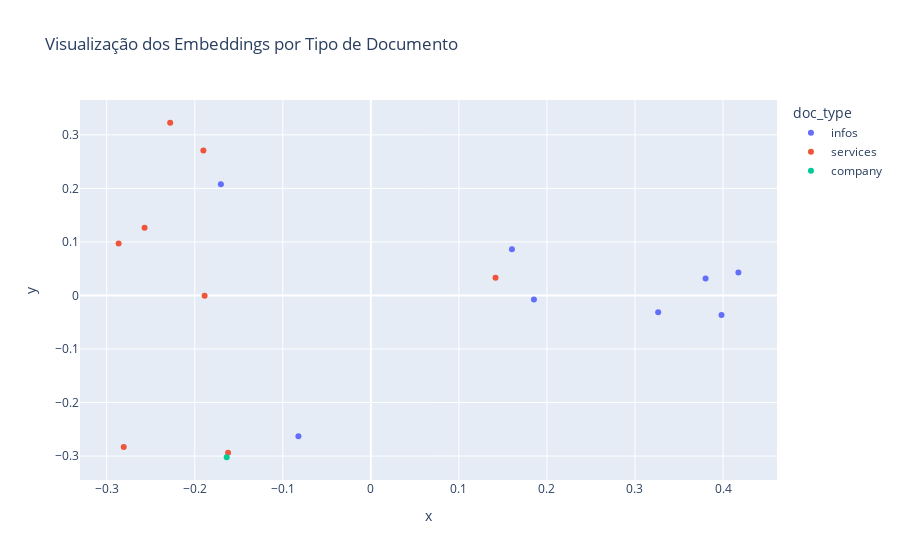

This figure's notebook cell:
### Code cell
from sklearn.decomposition import PCA
import plotly.express as px
import pandas as pd

# Gera embeddings e metadados
emb_vectors = [embeddings.embed_query(chunk.page_content) for chunk in chunks]
texts = [chunk.page_content for chunk in chunks]
doc_types = [chunk.metadata.get("doc_type", "desconhecido") for chunk in chunks]

# Reduz os vetores para 2D
pca = PCA(n_components=2)
emb_2d = pca.fit_transform(emb_vectors)

# Cria DataFrame
df = pd.DataFrame({
    "x": emb_2d[:, 0],
    "y": emb_2d[:, 1],
    "text": texts,
    "doc_type": doc_types
})

# Plota com Plotly, colorido por tipo de documento
fig = px.scatter(
    df, x="x", y="y",
    color="doc_type",
    hover_data=["text"],
    title="Visualização dos Embeddings por Tipo de Documento"
)
fig.show()

### Figure 1 — Plotly figure (JSON) as saved in the notebook; plotly's stock layout.template omitted (floating-point values rounded to 4 significant figures)
{"data": [{"customdata": [["Antracnose\n(Colletotrichum truncatum)\n\nAntracnose: sintomas, manejo, tempo de vida\n\nA antracnose é uma doença da soja, causada pelo fungo Colletotrichum truncatum em regiões tropicais do Brasil, incluindo o Cerrado Brasileiro e a região do MaToPiBa. No sul do Brasil, em safras chuvosas também tem se destacado como um grande desafio ao manejo da antracnose. Danos na redução da população de plantas, na produtividade e na qualidade de semente podem ocorrer pelo ataque desse fungo.\n\nO alto impacto que a antracnose apresenta sobre a produtividade é devido à inicialmente pode prejudicar o desenvolvimento inicial de plantas quando ataca cotilédones e posteriormente por afetar diretamente as vagens, podendo causar abortamento total das vagens ou danos parciais ao enchimento dos grãos."], ["Desenvolvimento da antracnose\nA disseminação da antracnose ocorre a partir de sementes infectadas e restos culturais infectados, sendo auxiliada pelo vento e respingos da chuva. Alta população de plantas ou após o fechamento das linhas, associada ao molhamento foliar prolongado e temperatura entre 18 e 25ºC são condições favoráveis para o estabelecimento da doença.\n\nPlântulas originadas de sementes infectadas podem morrer durante a germinação ou germinar com necrose dos cotilédones que se estende para o hipocótilo e radícula, provocando tombamento.\n\nA esporulação do fungo é observada com temperaturas inferiores a 35ºC. Infecções nos cotilédones, haste e folhas ocorrem predominantemente no estádio vegetativo com o inóculo inicial oriundo da semente ou restos culturais. Com o início da floração há transmissão do inóculo para a flor, impedindo a fecundação e formação dos grãos, ou para o legume, contaminando o grão em formação."], ["Atraso na colheita ou muita chuva no final do ciclo promovem a contaminação massiva dos grãos. Para que ocorra a doença é necessária a interação do patógeno Colletotrichum truncatum, hospedeiro suscetível e ambiente favorável, gerando o triângulo da doença.\n\n\nCom o início da floração há transmissão do inóculo da folha para a flor\n\nA flor infectada pelo patógeno é impedida de ser fecundada, resultando em abortamento de legumes e originando legumes sem grãos. As folhas e flores infectadas também podem servir de inóculo para os legumes, contaminando os grãos em formação. Através da infecção do patógeno nos legumes, poderá haver abertura desses.\n\nEstratégias de Manejo da antracnose:"], ["Estratégias de Manejo da antracnose:\n\nRotação de culturas com espécies não-hospedeiras ao patógeno.\nUso de sementes sadias livres do patógeno\nTratamento das sementes com fungicidas eficientes\nAdequação do arranjo populacional de plantas\nNíveis nutricionais adequados são importantes para as defesas da planta\nUso de cultivares menos suscetíveis\nControle químico com o uso de fungicidas\n\nMonitoramento das áreas\n\nDeve-se ter uma atenção especial ao monitoramento da antracnose ainda na fase vegetativa da soja, que é quando iniciam as lesões nas folhas. Muitas vezes, por falta de atenção, os sintomas passam despercebidos, e após o patógeno atingir flores e legumes o controle estará praticamente comprometido. Significativos danos na produtividade e qualidade dos grãos advém dos erros de posicionamento do controle.\n\nO monitoramento deve ser realizado com cautela, pois é uma doença da soja silenciosa, que ocorre no interior do dossel."], ["O monitoramento deve ser realizado com cautela, pois é uma doença da soja silenciosa, que ocorre no interior do dossel.\n\nO Posicionamento de Fungicidas\nO planejamento do programa fungicida deverá contemplar ação sobre antracnose em áreas de risco e com condições favoráveis de clima. A proteção inicial deverá ocorrer ainda no tratamento de semente, o qual é essencial para reduzir a transmissibilidade do fungo se caso esteja presente na semente e para dar uma proteção ao desenvolvimento inicial das plantas. Após isso, aplicações de fungicidas em parte aérea deverão dar continuidade à essa proteção. Lembrando, que mais importante que utilizar fungicidas eficientes, é o momento em que serão feitas as aplicações."], ["Para um controle efetivo iniciar cedo as aplicações é fundamental. Em áreas de elevada pressão, região tropical, Tocantins, sob condições favoráveis, pesquisadores têm notado que aplicações entre 15 e 20 dias após a emergência podem ser necessárias. Em áreas de menor pressão poderá ser um pouco mais tarde.\n\nO manejo de fungicida ainda nos estádios vegetativos da soja serão decisivos. Nesses estádios se consegue ainda depositar eficientemente produto no dossel inferior das plantas e se consegue dessa forma reduzir à construção de inóculo sobre a planta.\n\nÉ importante que no início da floração (R1) seja feita uma aplicação. À floração é um momento bastante crítico devido à possível transferência de inóculo das folhas para as flores. Aplicações subsequentes à floração também serão importantes, pois poderá haver transmissão de inóculo diretamente às vagens. O período de início de formação de vagens também é bastante crítico."], ["Recomenda-se trabalhar com intervalos entre aplicações não superiores a 15 dias e usar produtos eficientes, corretamente selecionados, com adição de reforços para ampliar espectro de controle e reduzir risco de resistência."], ["Oct 10, 2021\nAgricultura Preditiva\nO uso de inteligencia artificial e a analise preditiva de doenças e pragas no ambiente de cultivo, bem como a predição de eventos climáticos como a geada ajudam os produtores rurais a reduzir significativamente o custo operacional, a aplicação de defensivos e atua com foco na prevenção de doenças."]], "hovertemplate": "doc_type=infos<br>x=%{x}<br>y=%{y}<br>text=%{customdata[0]}<extra></extra>", "legendgroup": "infos", "marker": {"color": "#636efa", "symbol": "circle"}, "mode": "markers", "name": "infos", "orientation": "v", "showlegend": true, "type": "scatter", "x": [0.3983, 0.4174, 0.3802, 0.3263, 0.1852, 0.1602, -0.1703, -0.08225], "xaxis": "x", "y": [-0.03631, 0.04271, 0.03189, -0.03154, -0.007595, 0.0861, 0.2075, -0.2628], "yaxis": "y"}, {"customdata": [["A Prediza fornece serviços de :\n\nRuído ambiental\nO ruído excessivo e a poluição sonora geram transtornos diversos para toda a comunidade no entorno de uma empresa. Com o monitoramento de ruído ambiental para cidades, indústrias e empresas que trabalham com geração de energia, entre outros, ajudamos a enfrentar com eficiência este desafio. Isso é feito via coleta e geração de dados que auxiliam nas decisões estratégicas que permitam a supressão dos riscos ligados à produção de ruídos, bem como corrigir problemas e aumentar a eficiência produtiva.\nOnde a plataforma inteligente da Prediza pode fazer! \n\nMonitoramento permanente e contínuo de ruido ambiental, conforme a malha amostral e pontos de ruido.\n\nA partir dos dados monitorados, realizamos a simulação acústica considerando características predominantes do evento.\n\nGeração de mapas de ruído, considerando o comportamento das curvas isofônicas no meio ambiente."], ["Geração de mapas de ruído, considerando o comportamento das curvas isofônicas no meio ambiente.\n\nRelatórios de campanha de monitoramento de ruído conforme os níveis de critérios estabelecidos pela legislação.\n\nUtilize a modelagem acústica para a adequação de sua malha amostral.\n\nPossibilidade de adicionar fontes sonoras de interesse para otimizar e delimitar o limite de interferência ambiental.\n\nApontamento dos locais de riscos ambientais. \n\nRelatórios detalhados\nFornecemos relatórios em tempo real do monitoramento de ruído. Estes contêm o conjunto de dados estruturados e organizados conforme os parâmetros acústicos desejados de todos os pontos de monitoramento.\n\nRuído ambiental\nAtravés da leitura de variável das máquinas (Machine-to-Machine), por exemplo: aerogeradores ou dados do chão de fábrica (CLP), é possível identificar e prever pontos de stress e manutenção preventiva e influência do equipamento no meio ambiente."], ["A Prediza fornece serviços de desenvolvedores, onde, podemos criar sua machine learning de acordo com suas necessidades, utilize modelos preditivos e tenha acesso a técnicas de classificação, de árvore de decisão e visão computacional para gerar informações e previsões para seu negócio."], ["A Prediza fornece serviços de:\nAgricultura Preditiva - Visto que na agricultura, melhores soluções tecnológicas significam melhores resultados. Com a análise preditiva e visão computacional, a Prediza traz informações em tempo real para previsibilidade mais precisa de riscos. Assim eleva a segurança no manejo, a diminuição de custos e o aumento de produtividade. Tudo isso significa mais desempenho para o negócio e mais proteção para o meio ambiente."], ["Detecção de Doenças - Analisando a suscetibilidade de cada cultivar em cada estádio fenológico. Assim predizemos a ocorrência de doenças como, por exemplo, o míldio e a glomerella na videira, o ódio e a ferrugem asiática na soja e antracnose na mangueira, entre várias outras.\nPor ser um método de antecipação, é possível fazer reais tratamentos preventivos reais, evitando o problema antes de ocorrer.\nAssim, reduzimos a quantidade de aplicações e entradas no campo, bem como gastos financeiros causados pela aplicação excessiva de produtos de tratamentos de calendário, o que leva a um manejo mais seguro e sustentável, com diminuição de custos e aumento de produtividade."], ["Análise de Microclima, visto que chuvas mal distribuídas, geada, evapotranspiração e estiagem são ameaças sempre crescentes, devido às mudanças climáticas e particularidades específicas de cada região produtora.\nA instabilidade e mudança climática, aliadas a condições extremas, que se apresenta em determinadas regiões, traz a necessidade de contar com projetos da análise preditiva com georreferência na propriedade para a previsão precisa dessas ações no microclima.\n\nAlém do serviços de caderno de campo e rastreabilidade, visto que caderno de campo inteligente com georreferenciamento, relatórios de atividade de manejo, página de rastreabilidade, impressão de etiquetas, QR Code, visualização de atividades atrasadas e pendentes são apenas algumas das funcionalidades do nosso serviço. Tudo isso sem custo adicional e sem custo de licença por usuário."], ["A Prediza fornece serviços de sensoriamento remoto integrado à plataforma de inteligência artificial.\n\nMuito além de imagens de NDVI, fornecemos um conjunto de índices, oriundos de satélites como Landsat e Sentinel, para acompanhar o uso do solo, a qualidade da vegetação e o ciclo fenológico de cada cultivar.\n\nTenha os principais índices utilizados incorporados à plataforma da Prediza:\n\nÍndice de Vegetação De Borda Vermelha (RECl)\nPermite entender a atividade fotossintética na cobertura do dossel\n\nVegetação Ajustado Ao Solo Modificado (MSAVI)\nÉ utilizado para mitigar os efeitos do solo quando o NDVI não fornece informação confiável.\n\nÍndice De vegetação Da diferença De Verde Normalizado (GNDVI)\nO GNDVI é baseado no NDVI para identificar o teor de nitrogênio da vegetação.\n\nÍndice De Água Por Diferença Normalizada (NDWI)\nSão utilizados para demarcar áreas alagadas, avaliar a turbidez da água e identificar solos com excesso de umidade."], ["Índice De Água Por Diferença Normalizada (NDWI)\nSão utilizados para demarcar áreas alagadas, avaliar a turbidez da água e identificar solos com excesso de umidade.\n\nÍndice De Vegetação Ajustado Ao Solo (SAVI)\nO SAVI é utilizado em regiões aridas e semiáridas para acompanhar a vegetação.\n\nÍndice De Vegetação Ajustado Ao Solo Otimizado (OSAVI)\nO OSAVI é baeado no SAVI e utilizado para monitorar vegetações de baixa densidade.\n\nÍndice De Vegetação Resistente À Atmosfera (ARVI)\nO ARVI é utilizado para monitorar o índice de vegetação quando a região possuí muita poluição do ar.\n\nOutros índices\nÍndice De Vegetação Melhorado (EVI)\nÍndice De Queima Por Razão Normalizada (NBR)\nÍndice De Pigmento Insensível À Estrutura (SIPI)\nÍndice De Clorofila Verde (GCI)\nÍndice De Neve De Diferença Normalizada (NDSI)"]], "hovertemplate": "doc_type=services<br>x=%{x}<br>y=%{y}<br>text=%{customdata[0]}<extra></extra>", "legendgroup": "services", "marker": {"color": "#EF553B", "symbol": "circle"}, "mode": "markers", "name": "services", "orientation": "v", "showlegend": true, "type": "scatter", "x": [-0.257, -0.2279, -0.2807, -0.1621, 0.1416, -0.1888, -0.2865, -0.1902], "xaxis": "x", "y": [0.1265, 0.3226, -0.2832, -0.2939, 0.03322, -0.0007596, 0.09709, 0.2707], "yaxis": "y"}, {"customdata": [["Sobre a Prediza\nA Prediza é uma empresa de ciência da computação aplicada na agricultura, energia e meio ambiente. Apoiando nas tomadas de decisões com uso de inteligência baseada em dados do meio ambiente, do solo, da planta, do microclima e do manejo da lavoura para gerar maior rentabilidade e produtividade.\n\nA Prediza desenvolve soluções de inteligência artificial e IoT para a agricultura.\n\nPioneira em inteligência artificial, ciência de dados e internet das coisas para mapear e predizer cenários de riscos que impactam a produção agricola. Simplificamos e otimizamos a tomanda de decisão para o planejamento, gestão e manejo no campo.\n\nAcelerada pela Ventiur Aceleradora, investida pelo Ministério de Ciência, Tecnologia e Inovação pelo programa FINEP Startup e possui o Grupo Piccin e Molinos Ca*uelas como socios investidores.\n\nA Prediza está localizada no parque tecnológico, TECNOUCS, da Universidade de Caxias do Sul no Rio Grande do Sul."]], "hovertemplate": "doc_type=company<br>x=%{x}<br>y=%{y}<br>text=%{customdata[0]}<extra></extra>", "legendgroup": "company", "marker": {"color": "#00cc96", "symbol": "circle"}, "mode": "markers", "name": "company", "orientation": "v", "showlegend": true, "type": "scatter", "x": [-0.1637], "xaxis": "x", "y": [-0.3022], "yaxis": "y"}], "layout": {"legend": {"title": {"text": "doc_type"}, "tracegroupgap": 0}, "title": {"text": "Visualização dos Embeddings por Tipo de Documento"}, "xaxis": {"anchor": "y", "domain": [0, 1], "title": {"text": "x"}}, "yaxis": {"anchor": "x", "domain": [0, 1], "title": {"text": "y"}}}}
